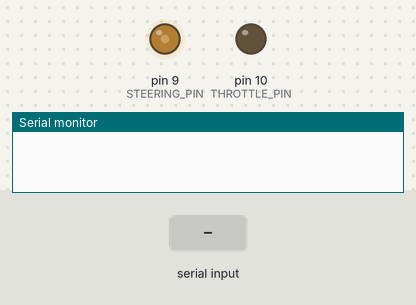
A sketch run on a simulated Arduino Uno, built with avr-gcc and run on an emulated ATmega328P. Parts: output pins drawn as LEDs (lit = HIGH), the last lines printed to the serial monitor. Inputs (shaded band) come from the test bench.

Above: at 1.2 s.
1.3 s: "90,45\n" received over Serial
At 2.5 s:
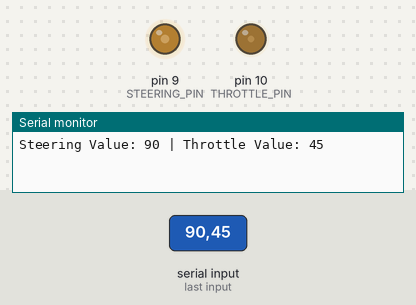
2.8 s: "30,150\n" received over Serial
At 3.7 s:
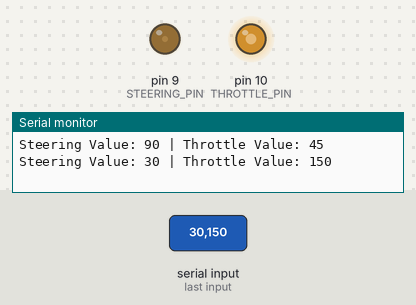
Timing chart, 0 to 5.8 s (numbered marks = the images above; inputs shaded):
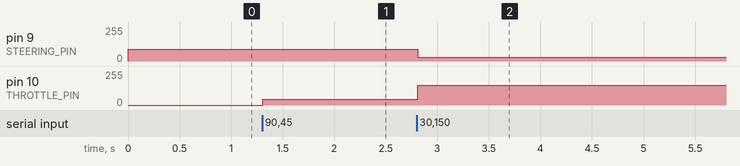

The sketch:

pwm_control.ino
```cpp
#define STEERING_PIN 9   // PWM 출력 핀 (490Hz)
#define THROTTLE_PIN 10

int pwmValue1 = 87;
int pwmValue2 = 0;

void setup() {
    pinMode(STEERING_PIN, OUTPUT);
    pinMode(THROTTLE_PIN, OUTPUT);
    Serial.begin(9600);  // 시리얼 통신 시작
}

void loop() {
    if (Serial.available() > 0) {  // 시리얼 입력이 있으면 실행
        String data = Serial.readStringUntil('\n');
        int steering, throttle;

        if (sscanf(data.c_str(), "%d,%d", &steering, &throttle) == 2) {
            pwmValue1 = constrain(steering, 0, 255);
            pwmValue2 = constrain(throttle, 0, 255);
        }

        // 디버깅용 출력
        Serial.print("Steering Value: ");
        Serial.print(pwmValue1);
        Serial.print(" | Throttle Value: ");
        Serial.println(pwmValue2);
    }

    analogWrite(STEERING_PIN, pwmValue1);  // PWM 신호 유지
    analogWrite(THROTTLE_PIN, pwmValue2);
}
```

Measured:
- after the input at 1.3 s, pin 9 (STEERING_PIN): 87/255 → 90/255 at once; pin 10 (THROTTLE_PIN): 0/255 → 45/255 at once
- after the input at 2.8 s, pin 9 (STEERING_PIN): 90/255 → 30/255 at once; pin 10 (THROTTLE_PIN): 45/255 → 150/255 at once
